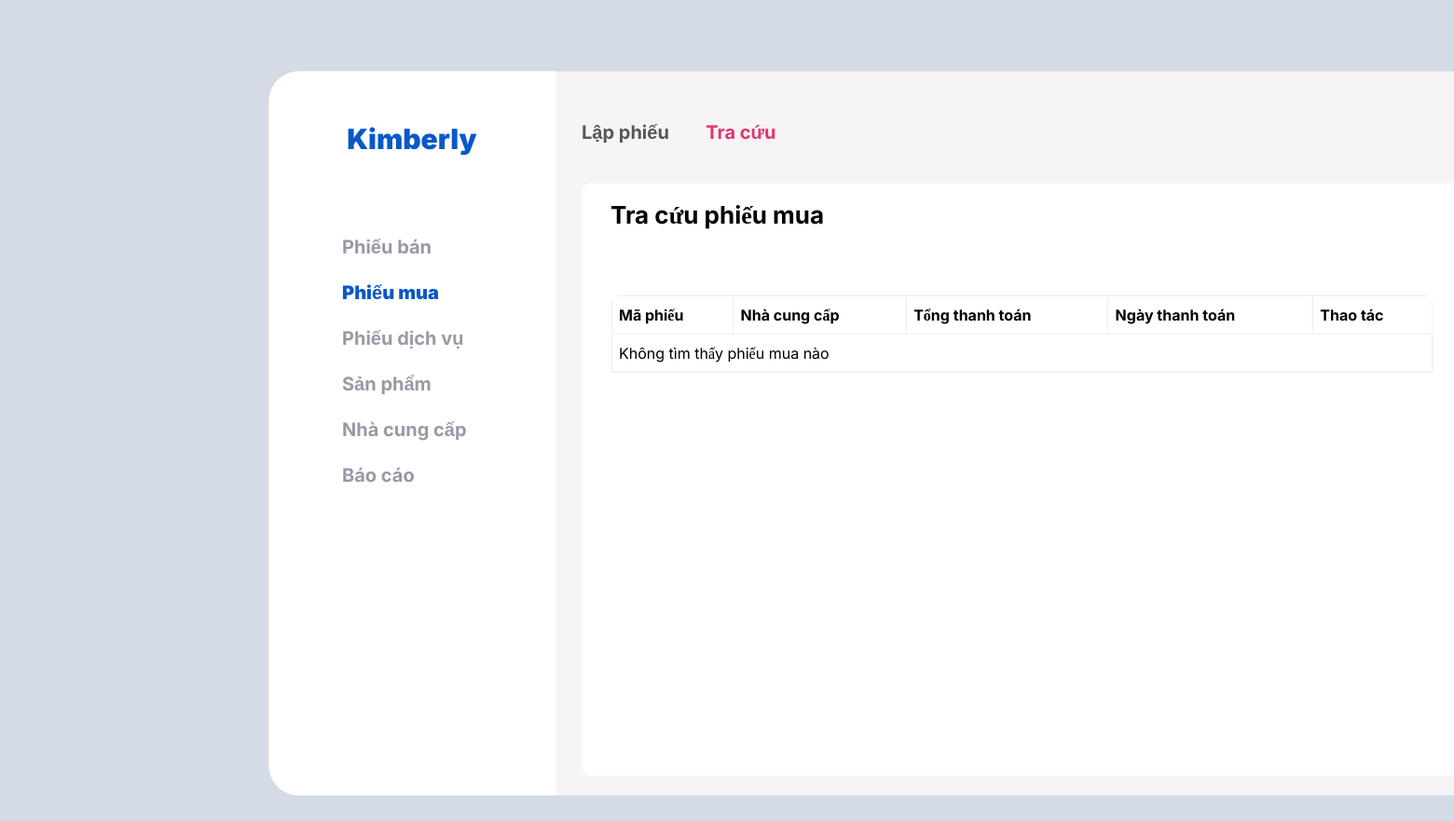
The app's page /Frontend/traCuuPhieuMua.php (signed in), older data.
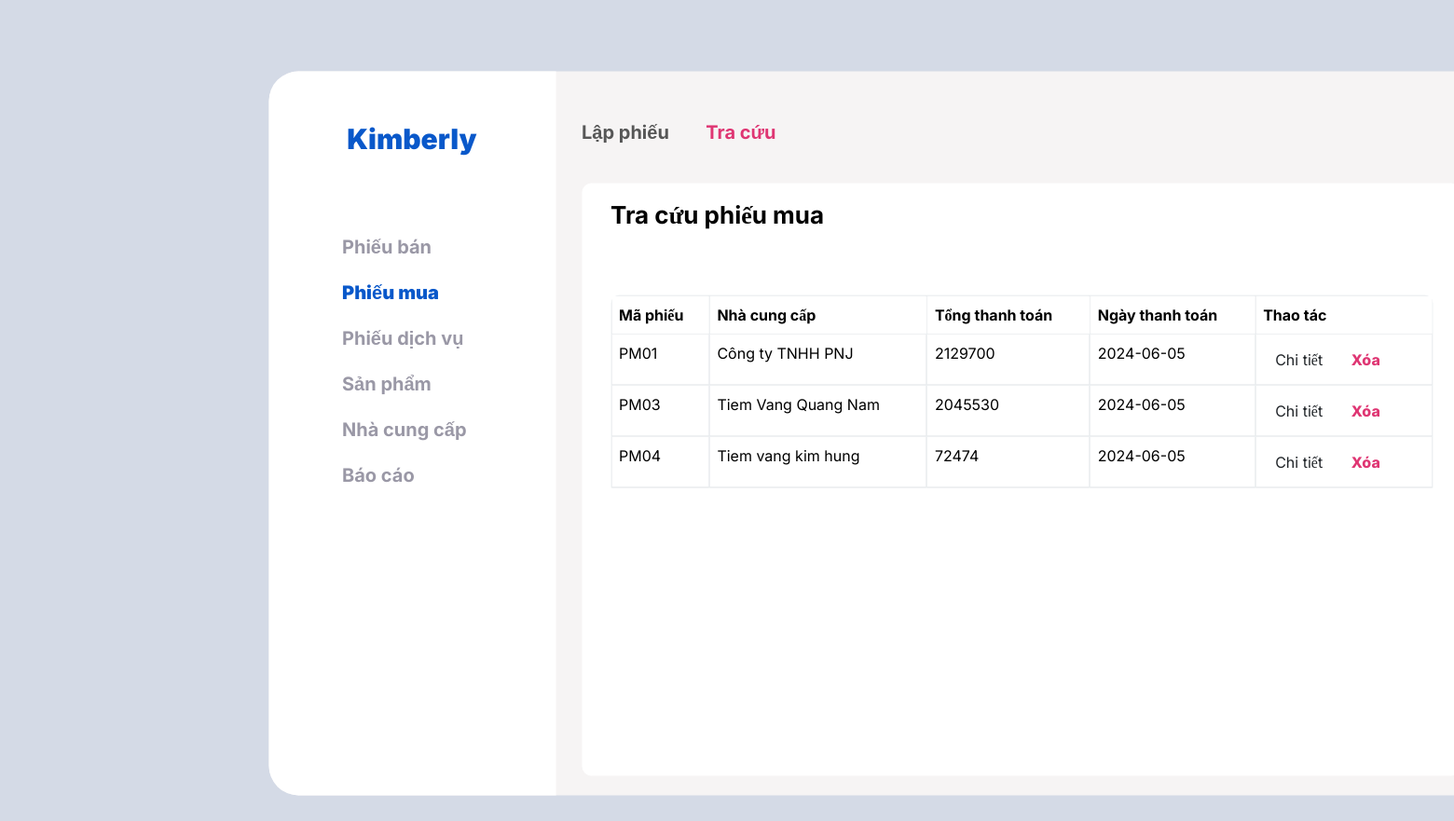
The same page, newer data.
### tables this page shows
CREATE TABLE `phieumua` (
  `SOPHIEUMUA` varchar(50) NOT NULL,
  `NGAYLAP` date DEFAULT NULL,
  `NHACC` varchar(20) DEFAULT NULL,
  `TONGTIEN` float DEFAULT NULL
);

CREATE TABLE `suppliers` (
  `MaNCC` varchar(20) NOT NULL,
  `ten` varchar(255) NOT NULL,
  `diachi` varchar(255) DEFAULT NULL,
  `sdt` varchar(20) DEFAULT NULL
);

### BackEnd/TraCuuPMH/DS_PM.php (the view, shortened to what this page needs)
<?php
include "../Form_login/db_conn.php";
$sql = "SELECT pm.SoPhieuMua, ncc.ten AS TenNCC, ncc.diaChi AS DiaChiNCC, ncc.sdt AS SoDienThoaiNCC, pm.TongTien, pm.NgayLap
        FROM PHIEUMUA pm
        INNER JOIN SUPPLIERS ncc ON pm.NHACC = ncc.MaNCC";
$result = mysqli_query($conn, $sql);
if (mysqli_num_rows($result) > 0) {
    while ($row = mysqli_fetch_assoc($result)) {
        echo "<tr>
                <td>".$row['SoPhieuMua']."</td>
                <td>".$row['TenNCC']."</td>
                <td>".$row['TongTien']."</td>
                <td>".$row['NgayLap']."</td>
                <td>
                  <button type='button' class='btn ChiTietSanPham' data-id='".$row['SoPhieuMua']."' data-ncc='".$row['TenNCC']."' data-tongtien='".$row['TongTien']."' data-ngaylap='".$row['NgayLap']."' data-diaChi='".$row['DiaChiNCC']."' data-sdt='".$row['SoDienThoaiNCC']."'>Chi tiết</button>
                  <button type='button' class='btn Xoa' onclick='xoaSP(\"".$row['SoPhieuMua']."\")'>Xóa</button>
                </td>
              </tr>";
    }
} else {
    echo "<tr><td colspan='5'>Không tìm thấy phiếu mua nào</td></tr>";
}
?>

Row changes from the older to the newer data that the page shows:
added phieumua: SOPHIEUMUA "PM01", NHACC.ten "Công ty TNHH PNJ", TONGTIEN "2129700", NGAYLAP "2024-06-05"
added phieumua: SOPHIEUMUA "PM03", NHACC.ten "Tiem Vang Quang Nam", TONGTIEN "2045530", NGAYLAP "2024-06-05"
added phieumua: SOPHIEUMUA "PM04", NHACC.ten "Tiem vang kim hung", TONGTIEN "72474", NGAYLAP "2024-06-05"
Text that changed along with them:
text no longer shown: "Không tìm thấy phiếu mua nào"
